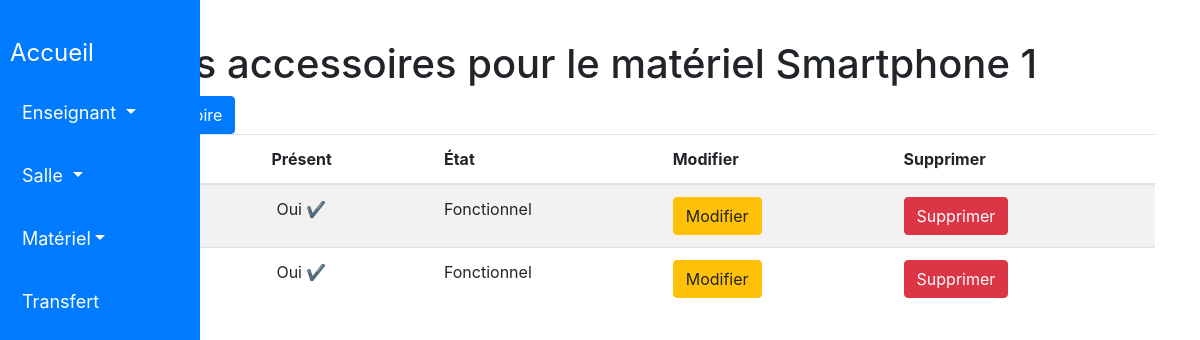
Page /gestion_materiel/materiel/1/accessoires/ on the earlier database version.
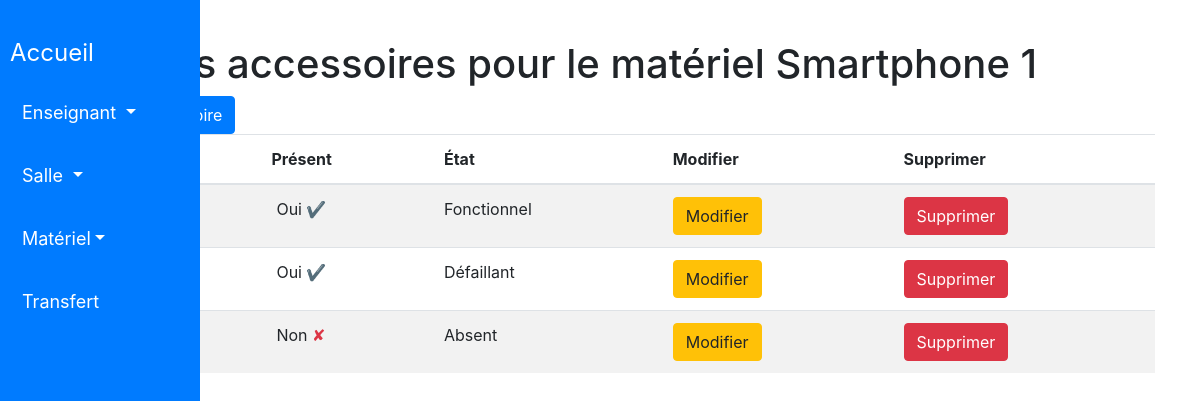
Same page on the later database version.
### gestion_materiel/models.py (models this page shows)
class AccessoireMateriel(models.Model):
    material = models.ForeignKey(
        Materiel,
        on_delete=models.CASCADE,
        null=True
    )
    nom = models.CharField(
        max_length=100,
        blank = True
    )
    present = models.BooleanField(
        default=True
    )
    etat = models.CharField(
        max_length=100,
        blank=True,
        null=True
    )

### gestion_materiel/views.py (the view)
# urls.py: path('gestion_materiel/materiel/<int:materiel_id>/accessoires/', liste_accessoires, name='liste_accessoires'),
def liste_accessoires(request, materiel_id):
    materiel = Materiel.objects.get(id=materiel_id)
    accessoires = AccessoireMateriel.objects.filter(material=materiel)
    return render(request, 'gestion_materiel/materiel/accessoire/liste_accessoires.html', {'materiel': materiel, 'accessoires': accessoires})

### templates/gestion_materiel/materiel/accessoire/liste_accessoires.html (shortened to what this page needs)
<!DOCTYPE html>
<html>
<head>
</head>
<body>
    {% include 'gestion_materiel/includes/entete.html' %}
    <div class="container">
        <h1>Liste des accessoires pour le matériel {{ materiel.nom }}</h1>
        <a href="{% url 'ajouter_accessoire' materiel_id=materiel.id %}" class="btn btn-primary">Ajouter un accessoire</a>
        <table class="table table-striped">
            <thead>
                <tr>
                    <th>Nom</th>
                    <th>Présent</th>
                    <th>État</th>
                    <th>Modifier</th>
                    <th>Supprimer</th>
                </tr>
            </thead>
            <tbody>
                {% for accessoire in accessoires %}
                    <tr>
                        <td>{{ accessoire.nom }}</td>
                        <td>
                            {% if accessoire.present %}
                                <span style="margin-left: 5px"> Oui </span><span class="text-success">&#10004;</span>
                            {% else %}
                                <span style="margin-left: 5px"> Non </span><span class="text-danger">&#10008;</span>
                            {% endif %}
                        </td>
                        <td>{{ accessoire.etat }}</td>
                        <td>
                            <a href="{% url 'modifier_accessoire' materiel_id=materiel.id accessoire_id=accessoire.id %}" class="btn btn-warning">Modifier</a>
                        </td>
                        <td>
                            <form method="post" action="{% url 'supprimer_accessoire' materiel_id=materiel.id accessoire_id=accessoire.id %}">
                                <button type="submit" class="btn btn-danger">Supprimer</button>
                            </form>
                        </td>
                    </tr>
                {% empty %}
                    <tr>
                        <td colspan="5">Aucun accessoire trouvé.</td>
                    </tr>
                {% endfor %}
            </tbody>
        </table>
    </div>
</body>
</html>

Differences in the rows shown:
changed AccessoireMateriel: etat "Fonctionnel" → "Défaillant"
added AccessoireMateriel: present "Non", etat "Absent"
